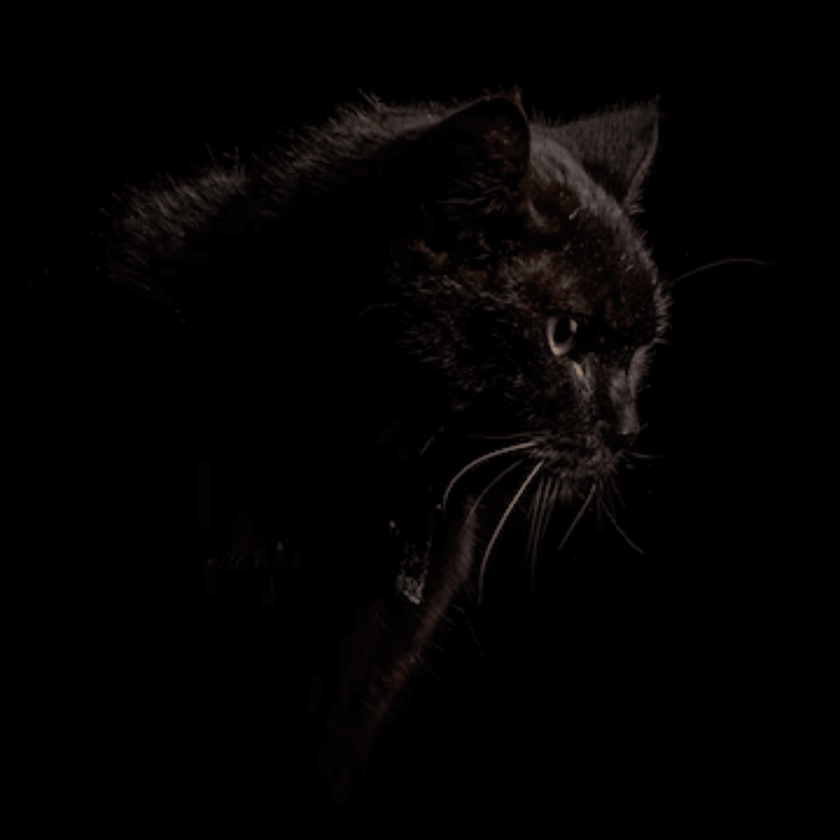
#> input picture adversarial_generators/decoy_images/3200_decoy_cat.png, 840 x 840 px, shrunk from 3200 x 3200 before the run
$ python bicubic_gen_payload.py --decoy decoy_images/3200_decoy_cat.png --target decoy_images/4368_boat_decoy.png
#> lines starting #> are read from the running program, lines starting #| are printed output that depends on the picture; after the words box and inside, x2 and y2 are one past the last pixel; in counts of white or black regions, pixels touching at a corner belong together
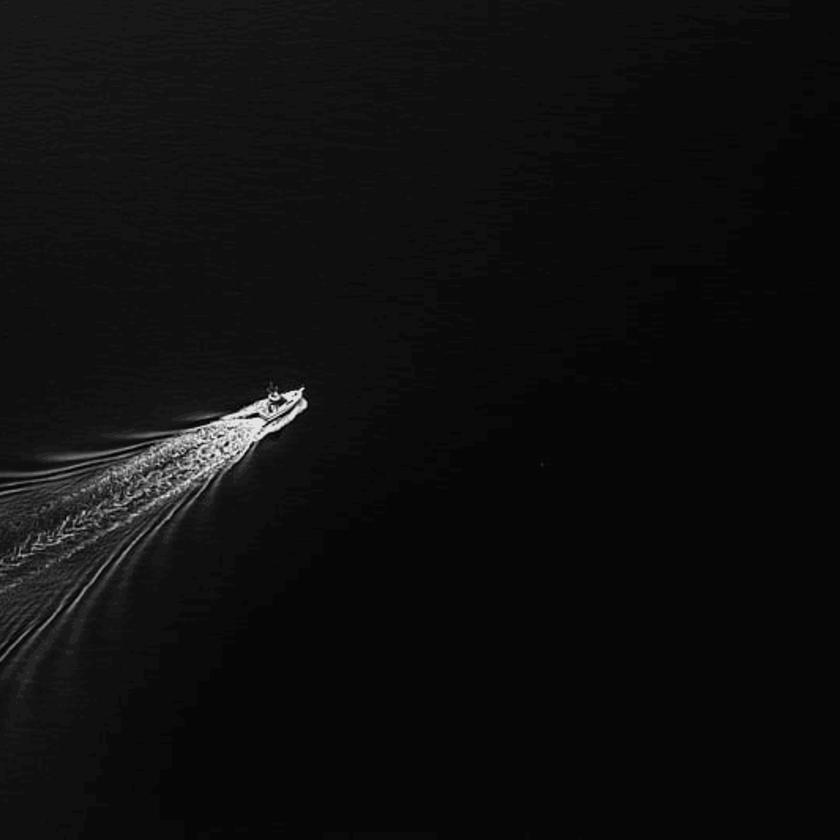
#> input picture adversarial_generators/decoy_images/4368_boat_decoy.png, 840 x 840 px, shrunk from 4368 x 4368 before the run
from __future__ import annotations

import argparse
from math import log10

import numpy as np
import numpy.typing as npt
from PIL import Image

ImageF32 = npt.NDArray[np.float32]
VecF32 = npt.NDArray[np.float32]


def srgb2lin(x: ImageF32) -> ImageF32:
    x = x / 255.0
    y = np.where(x <= 0.04045, x / 12.92, ((x + 0.055) / 1.055) ** 2.4)
#> in srgb2lin (call 2), `y = np.where(x <= 0.04045, x / 12.92, ((x + 0.055) / 1.055) ** 2.4)`:
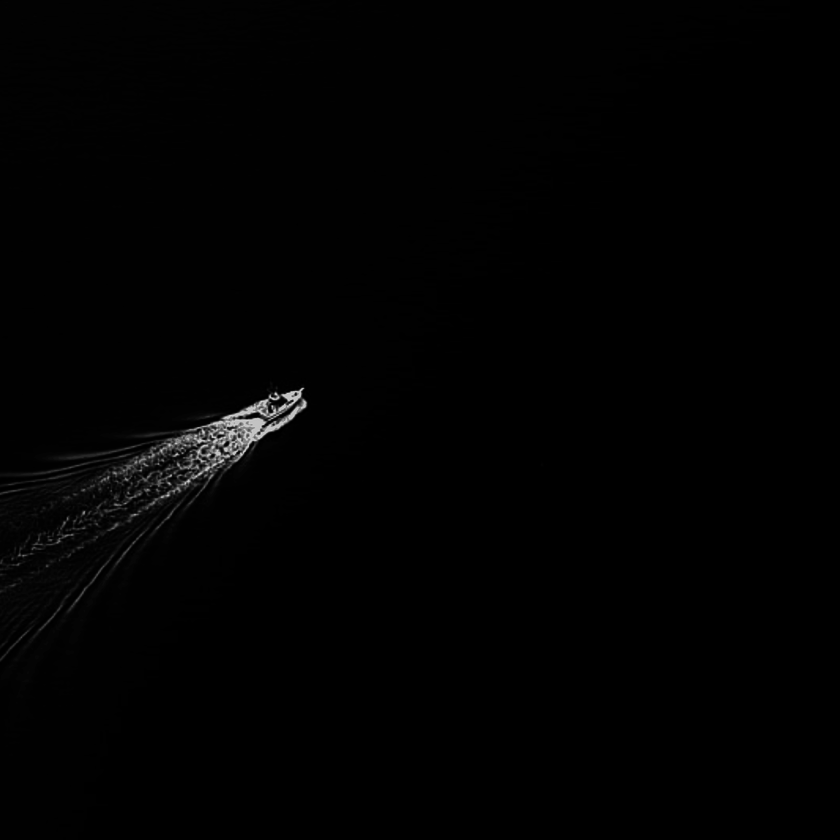
#> y: shape (840, 840, 3) float32; min 0, max 0.847, mean 0.00891
    return y.astype(np.float32)


def lin2srgb(y: ImageF32) -> ImageF32:
    y_safe = np.clip(y, 0.0, None)
    x = np.where(y_safe <= 0.0031308, 12.92 * y_safe, 1.055 * np.power(y_safe, 1 / 2.4) - 0.055)
    return (x * 255.0).clip(0, 255).astype(np.float32)


def cubic_kernel(x: npt.NDArray[np.floating], a: float = -0.5) -> npt.NDArray[np.floating]:
    ax = np.abs(x)
    return np.where(
        ax <= 1,
        (a + 2) * ax**3 - (a + 3) * ax**2 + 1,
        np.where(ax < 2, a * ax**3 - 5 * a * ax**2 + 8 * a * ax - 4 * a, 0.0),
    )


def weight_vector(scale: int = 4) -> VecF32:
    d = (scale / 2 - 1) - np.arange(scale, dtype=np.float32)
    w1d = cubic_kernel(d).astype(np.float32)
    return np.outer(w1d, w1d).astype(np.float32).reshape(-1)


# ---------- NEW: luma helpers ----------


def luma_linear(img: ImageF32) -> npt.NDArray[np.float32]:
    """
    Rec.709 luma in linear-light: Y = 0.2126 R + 0.7152 G + 0.0722 B
    Returns (H, W) float32.
    """
    return (0.2126 * img[..., 0] + 0.7152 * img[..., 1] + 0.0722 * img[..., 2]).astype(np.float32)
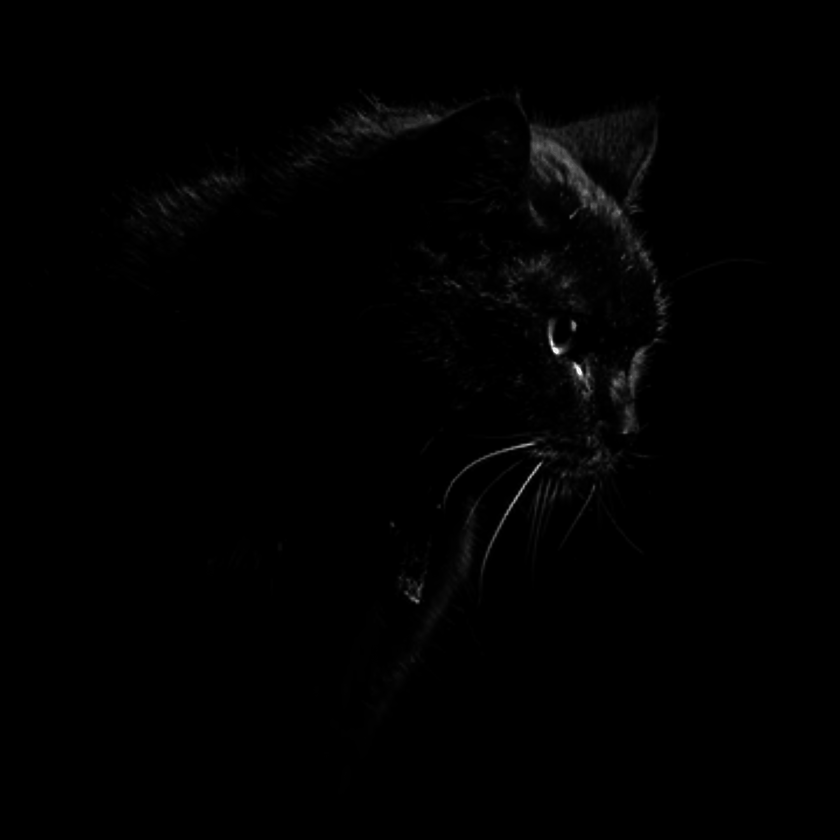
#> returned value: shape (840, 840) float32; min 0, max 0.243, mean 0.00147; drawn with min black and max white


def bottom_luma_mask(img: ImageF32, frac: float = 0.3) -> npt.NDArray[np.bool_]:
    """
    Boolean mask where luma is within the bottom `frac` of the image's observed luma range.
    Uses linear-light luma.
    """
    Y = luma_linear(img)
    y_min = float(Y.min())
#> y_min = 0
    y_max = float(Y.max())
#> y_max = 0.243
    thresh = y_min + frac * (y_max - y_min)
#> thresh = 0.0729
    return thresh >= Y
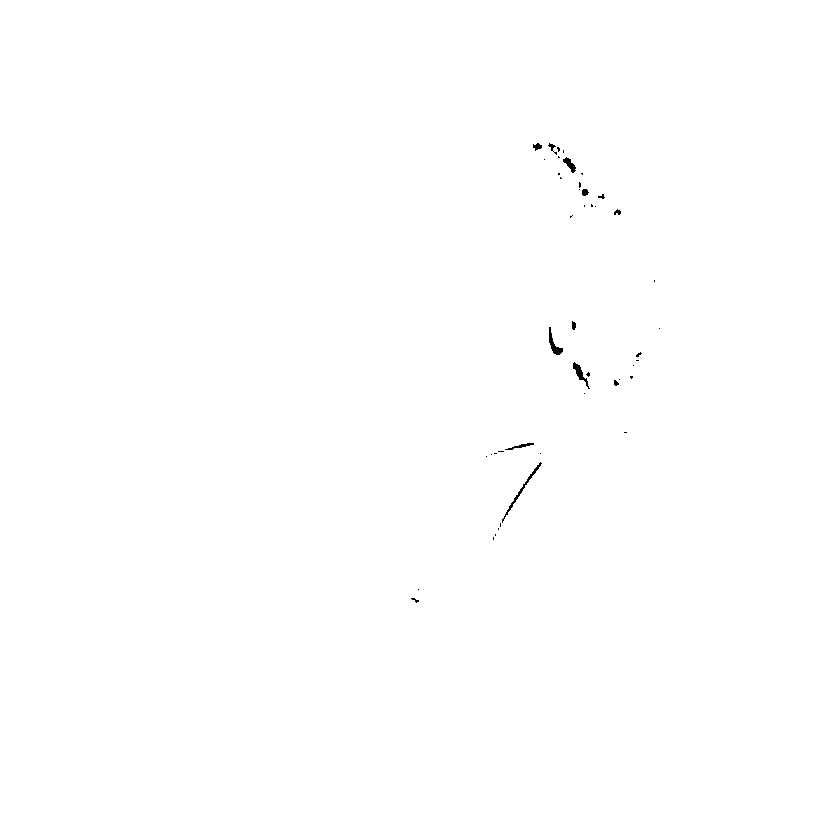
#> returned value: shape (840, 840) bool; 99.9% white; 46 black regions (35 under 20 px), largest, box (x1, y1, x2, y2) and area: (502, 462, 542, 523) 168, (549, 327, 563, 355) 138, (573, 362, 590, 389) 127


def embed(
    decoy: ImageF32,
    target: ImageF32,
    lam: float = 0.25,
    eps: float = 0.0,
    gamma_target: float = 1.0,
    dark_frac: float = 0.3,  # NEW: fraction of luma range to allow edits (bottom part)
) -> ImageF32:
    """
    Adjust a high-res decoy so bicubic 4:1 downscale matches `target`,
    but only modify pixels whose luma lies in the bottom `dark_frac` of the
    image's observed luma range (computed on the original decoy, in linear-light).

    Note:
        This v1 implementation updates channel 0 only, to match original behavior.
    """
    s = 4
    w_full: VecF32 = weight_vector(s)

    # Precompute where edits are allowed based on original decoy luma
    editable_mask = bottom_luma_mask(decoy, frac=dark_frac)

    adv = decoy.copy()
    tgt = (target**gamma_target).astype(np.float32)

    H_t, W_t, _ = tgt.shape
#> H_t = 840; W_t = 840
    for j in range(H_t):
        for i in range(W_t):
            y0, x0 = j * s, i * s
            blk = adv[y0 : y0 + s, x0 : x0 + s]
            blk_mask = editable_mask[y0 : y0 + s, x0 : x0 + s]

            # Flatten once for convenience
            mask_flat = blk_mask.reshape(-1)
            idx = np.flatnonzero(mask_flat)
            if idx.size == 0:
                continue  # nothing editable in this block

            # Compute current downscaled value using full weights (as the resampler would)
            # This is the quantity we try to match to tgt[j, i, c].
            for c in (0,):
                y_cur = float((w_full * blk[..., c].reshape(-1)).sum())
                diff = float(tgt[j, i, c] - y_cur)

                # Restrict solver to the editable subset
                w_sub = w_full[idx]
                M = float(w_sub.size)

                # Recompute solver terms for the subset
                sum_w_sub = float(w_sub.sum())
                w_norm2_sub = float(w_sub @ w_sub)

                # Denominator for the least-squares-with-mean term (subset version)
                denom = (M * w_norm2_sub + lam**2) - (sum_w_sub**2)
                if abs(denom) < 1e-12:
                    continue  # ill-conditioned; skip this block

                delta_sub = diff * (M * w_sub - lam * sum_w_sub) / denom

                # Optional null-space dither within the subset (only if enough DOF)
                if eps > 0.0 and w_sub.size >= 3:
                    C_sub = np.vstack(
                        [w_sub, np.ones_like(w_sub, dtype=np.float32)]
                    )  # shape (2, M)
                    _, _, Vh_sub = np.linalg.svd(C_sub, full_matrices=True)
                    # Null space spans rows 2.. of Vh
                    B_sub = Vh_sub[2:].astype(np.float32)  # ((M-2), M)
                    if B_sub.size > 0:
                        delta_sub = delta_sub + eps * (
                            B_sub.T @ np.random.randn(B_sub.shape[0])
                        ).astype(np.float32)

                # Scatter the subset update back into the 4x4 block (channel c)
                delta_vec = np.zeros_like(w_full, dtype=np.float32)
                delta_vec[idx] = delta_sub.astype(np.float32)
                blk[..., c] = blk[..., c] + delta_vec.reshape(s, s)

            adv[y0 : y0 + s, x0 : x0 + s] = blk

    return adv.astype(np.float32)


def mse_psnr(a: ImageF32, b: ImageF32) -> tuple[float, float]:
    mse = float(np.mean((a - b) ** 2))
#> mse = 0.00215
    psnr = float("inf") if mse == 0 else 10.0 * log10(1.0 / mse)
#> psnr = 26.67
    return mse, psnr


def main() -> None:
    ap = argparse.ArgumentParser(formatter_class=argparse.ArgumentDefaultsHelpFormatter)
    ap.add_argument("--decoy", required=True, help="decoy image (PNG/JPEG)")
    ap.add_argument("--target", required=True, help="target image (PNG/JPEG)")
    ap.add_argument("--lam", type=float, default=0.25, help="mean-preservation weight")
    ap.add_argument("--eps", type=float, default=0.0, help="null-space dither")
    ap.add_argument("--gamma", type=float, default=1.0, help="target gamma pre-emphasis")
    ap.add_argument(
        "--dark-frac",
        type=float,
        default=0.3,
        help="fraction of luma range considered embeddable (bottom part)",
    )
    args = ap.parse_args()

    decoy_srgb = np.asarray(Image.open(args.decoy).convert("RGB"), dtype=np.float32)
    target_srgb = np.asarray(Image.open(args.target).convert("RGB"), dtype=np.float32)
    decoy_lin = srgb2lin(decoy_srgb)
    target_lin = srgb2lin(target_srgb)

    adv_lin = embed(
        decoy_lin,
        target_lin,
        lam=args.lam,
        eps=args.eps,
        gamma_target=args.gamma,
        dark_frac=args.dark_frac,
    )

    name_stub = f"adv_{args.lam:g}_{args.eps:g}_{args.gamma:g}"
    adv_img = Image.fromarray(lin2srgb(adv_lin).round().astype(np.uint8))
    adv_img.save(f"{name_stub}.png")
    print(f"[OK] saved {name_stub}.png")

    mse, psnr = mse_psnr(
        target_lin,
        srgb2lin(
            np.asarray(
                adv_img.resize(
                    (target_srgb.shape[1], target_srgb.shape[0]),
                    resample=Image.Resampling.BICUBIC,
                ),
                dtype=np.float32,
            )
        ),
    )
#> mse = 0.00215; psnr = 26.67
    print(f"4x->1x bicubic  |  MSE {mse:.6f}   PSNR {psnr:.2f} dB")
#| 4x->1x bicubic  |  MSE 0.002154   PSNR 26.67 dB


if __name__ == "__main__":
    main()
